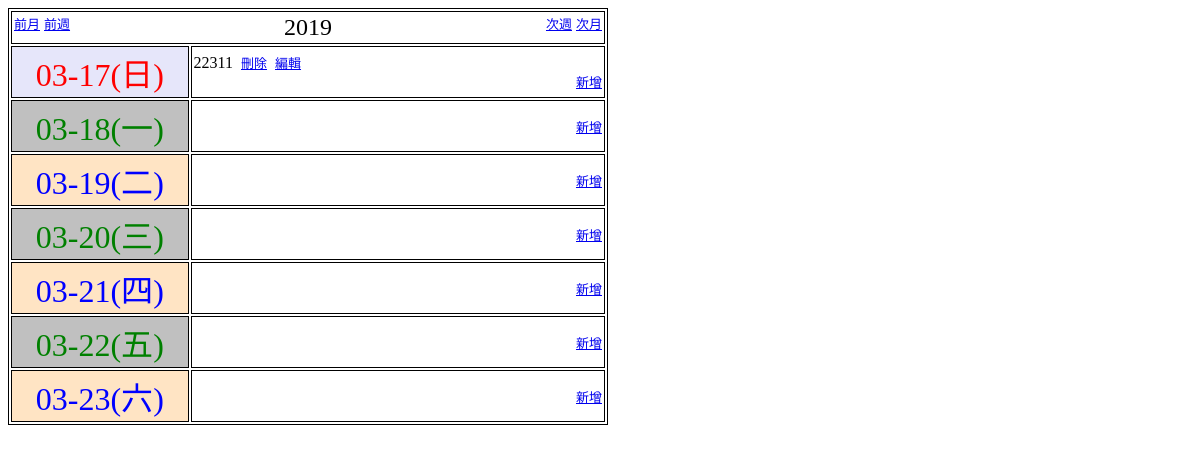
Page /Ch10/Ch10-11.php on the earlier database version.
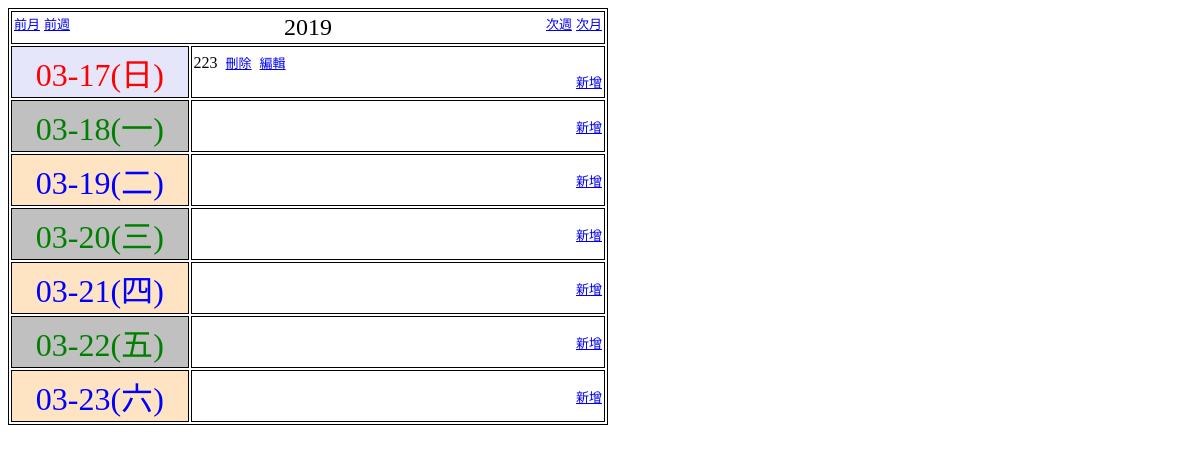
Same page on the later database version.
### tables this page shows
CREATE TABLE mymemo 
                (id INTEGER PRIMARY KEY AUTOINCREMENT, memo TEXT,mdate TEXT);

### Ch10/Ch10-11.php (the view, shortened to what this page needs)
<!DOCTYPE html>
<html lang="en">
<head>
</head>
<body>
<?Php
    require('Ch10-11.inc.php');
    $db->exec("CREATE TABLE IF NOT EXISTS mymemo
                (id INTEGER PRIMARY KEY AUTOINCREMENT, memo TEXT,mdate TEXT)");
    if(!empty($_GET['goto'])){
        $dayDiff = date("w",strtotime($_GET['goto']));
        $sunday = strtotime($_GET['goto'])-$dayDiff*86400;
    }else {
        $dayDiff = date("w");
        $sunday = time()-$dayDiff*86400;
    }
?>
<table>
    <tr>
        <td colspan = "2">
            <div class="left">
                <a href="Ch10-11.php?goto=<?Php echo date("Y-m-d",$sunday-86400*28)?>">前月</a>
                <a href="Ch10-11.php?goto=<?Php echo date("Y-m-d",$sunday-86400*7)?>">前週</a>
            </div>
            <div class="right">
                <a href="Ch10-11.php?goto=<?Php echo date("Y-m-d",$sunday+86400*7)?>">次週</a>
                <a href="Ch10-11.php?goto=<?Php echo date("Y-m-d",$sunday+86400*28)?>">次月</a>
            </div>
            <div class="year"><?Php echo date("Y",$sunday)   ?></div>
        </td>
    </tr>
<?Php
    $sql = "select * from mymemo where mdate = ?;";
    $st = $db->prepare($sql);
    $week = ['日','一','二','三','四','五','六'];
    for($i=0;$i<7;$i++){
        echo "<tr><td class='day' id='d".$i."'>";
        $day = $sunday + $i*86400;
        echo date("m-d",$day)."({$week[$i]})</td><td>";
        $st->execute( [date("Y-m-d",$day)] );
        $result = $st->fetchAll();
        foreach ($result as $row) {
            echo $row['memo']."\n&nbsp";
            echo "<a href='Ch10-11.upd.php?op=del&id=".$row['id']."&mdate=".date("Y-m-d",$day)."'>刪除</a>";
            echo "\n&nbsp;"."<a href='Ch10-11.edt.php?op=edt&id=".$row['id']."'>編輯</a><br>"."\n";
        }
        echo "<div class='right'><a href='Ch10-11.edt.php?op=add&mdate=".date("Y-m-d",$day)."'>新增</a></div>";
        echo "</td></tr>";
    }
?>
</table>
</body>
</html>

### Ch10/Ch10-11.php (style rules this page uses)
table { border:1px solid black; width:600px; }
td { border:1px solid black; padding:2px; }
a { font-size:small; }
.left { float:left; }
.right { float:right; }
.year { text-align:center; font-size:x-large; }
.day { width:30%; text-align:center; font-size:xx-large; }
#d0 { color:red; background-color:Lavender; }
#d1,#d3,#d5 { color:green; background-color:silver; }
#d2,#d4,#d6 { color:blue; background-color:bisque; }

Differences in the rows shown:
changed mymemo: memo "22311" → "223"
